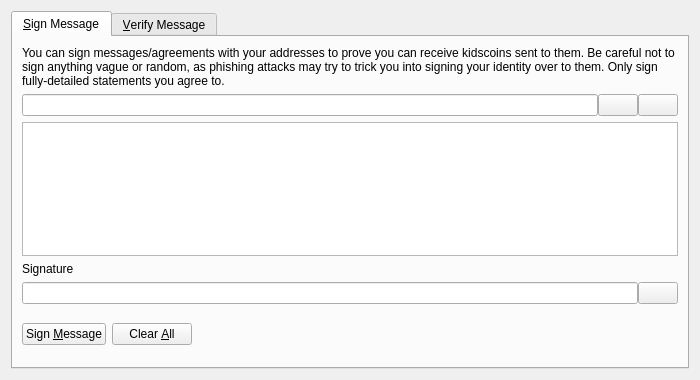
<?xml version="1.0" encoding="UTF-8"?>
<ui version="4.0">
 <class>SignVerifyMessageDialog</class>
 <widget class="QDialog" name="SignVerifyMessageDialog">
  <property name="geometry">
   <rect>
    <x>0</x>
    <y>0</y>
    <width>700</width>
    <height>380</height>
   </rect>
  </property>
  <property name="windowTitle">
   <string>Signatures - Sign / Verify a Message</string>
  </property>
  <property name="modal">
   <bool>true</bool>
  </property>
  <layout class="QVBoxLayout" name="verticalLayout">
   <item>
    <widget class="QTabWidget" name="tabWidget">
     <property name="currentIndex">
      <number>0</number>
     </property>
     <widget class="QWidget" name="tabSignMessage">
      <attribute name="title">
       <string>&amp;Sign Message</string>
      </attribute>
      <layout class="QVBoxLayout" name="verticalLayout_SM">
       <item>
        <widget class="QLabel" name="infoLabel_SM">
         <property name="text">
          <string>You can sign messages/agreements with your addresses to prove you can receive kidscoins sent to them. Be careful not to sign anything vague or random, as phishing attacks may try to trick you into signing your identity over to them. Only sign fully-detailed statements you agree to.</string>
         </property>
         <property name="textFormat">
          <enum>Qt::PlainText</enum>
         </property>
         <property name="wordWrap">
          <bool>true</bool>
         </property>
        </widget>
       </item>
       <item>
        <layout class="QHBoxLayout" name="horizontalLayout_1_SM">
         <property name="spacing">
          <number>0</number>
         </property>
         <item>
          <widget class="QValidatedLineEdit" name="addressIn_SM">
           <property name="toolTip">
            <string>The KidsCoin address to sign the message with</string>
           </property>
          </widget>
         </item>
         <item>
          <widget class="QPushButton" name="addressBookButton_SM">
           <property name="toolTip">
            <string>Choose previously used address</string>
           </property>
           <property name="text">
            <string/>
           </property>
           <property name="icon">
            <iconset resource="../bitcoin.qrc">
             <normaloff>:/icons/address-book</normaloff>:/icons/address-book</iconset>
           </property>
           <property name="shortcut">
            <string>Alt+A</string>
           </property>
           <property name="autoDefault">
            <bool>false</bool>
           </property>
          </widget>
         </item>
         <item>
          <widget class="QPushButton" name="pasteButton_SM">
           <property name="toolTip">
            <string>Paste address from clipboard</string>
           </property>
           <property name="text">
            <string/>
           </property>
           <property name="icon">
            <iconset resource="../bitcoin.qrc">
             <normaloff>:/icons/editpaste</normaloff>:/icons/editpaste</iconset>
           </property>
           <property name="shortcut">
            <string>Alt+P</string>
           </property>
           <property name="autoDefault">
            <bool>false</bool>
           </property>
          </widget>
         </item>
        </layout>
       </item>
       <item>
        <widget class="QPlainTextEdit" name="messageIn_SM">
         <property name="toolTip">
          <string>Enter the message you want to sign here</string>
         </property>
        </widget>
       </item>
       <item>
        <widget class="QLabel" name="signatureLabel_SM">
         <property name="text">
          <string>Signature</string>
         </property>
         <property name="textFormat">
          <enum>Qt::PlainText</enum>
         </property>
        </widget>
       </item>
       <item>
        <layout class="QHBoxLayout" name="horizontalLayout_2_SM">
         <property name="spacing">
          <number>0</number>
         </property>
         <item>
          <widget class="QLineEdit" name="signatureOut_SM">
           <property name="font">
            <font>
             <italic>true</italic>
            </font>
           </property>
           <property name="readOnly">
            <bool>true</bool>
           </property>
          </widget>
         </item>
         <item>
          <widget class="QPushButton" name="copySignatureButton_SM">
           <property name="toolTip">
            <string>Copy the current signature to the system clipboard</string>
           </property>
           <property name="text">
            <string/>
           </property>
           <property name="icon">
            <iconset resource="../bitcoin.qrc">
             <normaloff>:/icons/editcopy</normaloff>:/icons/editcopy</iconset>
           </property>
           <property name="autoDefault">
            <bool>false</bool>
           </property>
          </widget>
         </item>
        </layout>
       </item>
       <item>
        <layout class="QHBoxLayout" name="horizontalLayout_3_SM">
         <item>
          <widget class="QPushButton" name="signMessageButton_SM">
           <property name="toolTip">
            <string>Sign the message to prove you own this KidsCoin address</string>
           </property>
           <property name="text">
            <string>Sign &amp;Message</string>
           </property>
           <property name="icon">
            <iconset resource="../bitcoin.qrc">
             <normaloff>:/icons/edit</normaloff>:/icons/edit</iconset>
           </property>
           <property name="autoDefault">
            <bool>false</bool>
           </property>
          </widget>
         </item>
         <item>
          <widget class="QPushButton" name="clearButton_SM">
           <property name="toolTip">
            <string>Reset all sign message fields</string>
           </property>
           <property name="text">
            <string>Clear &amp;All</string>
           </property>
           <property name="icon">
            <iconset resource="../bitcoin.qrc">
             <normaloff>:/icons/remove</normaloff>:/icons/remove</iconset>
           </property>
           <property name="autoDefault">
            <bool>false</bool>
           </property>
          </widget>
         </item>
         <item>
          <spacer name="horizontalSpacer_1_SM">
           <property name="orientation">
            <enum>Qt::Horizontal</enum>
           </property>
           <property name="sizeHint" stdset="0">
            <size>
             <width>40</width>
             <height>48</height>
            </size>
           </property>
          </spacer>
         </item>
         <item>
          <widget class="QLabel" name="statusLabel_SM">
           <property name="font">
            <font>
             <weight>75</weight>
             <bold>true</bold>
            </font>
           </property>
           <property name="text">
            <string/>
           </property>
           <property name="wordWrap">
            <bool>true</bool>
           </property>
          </widget>
         </item>
         <item>
          <spacer name="horizontalSpacer_2_SM">
           <property name="orientation">
            <enum>Qt::Horizontal</enum>
           </property>
           <property name="sizeHint" stdset="0">
            <size>
             <width>40</width>
             <height>48</height>
            </size>
           </property>
          </spacer>
         </item>
        </layout>
       </item>
      </layout>
     </widget>
     <widget class="QWidget" name="tabVerifyMessage">
      <attribute name="title">
       <string>&amp;Verify Message</string>
      </attribute>
      <layout class="QVBoxLayout" name="verticalLayout_VM">
       <item>
        <widget class="QLabel" name="infoLabel_VM">
         <property name="text">
          <string>Enter the receiver's address, message (ensure you copy line breaks, spaces, tabs, etc. exactly) and signature below to verify the message. Be careful not to read more into the signature than what is in the signed message itself, to avoid being tricked by a man-in-the-middle attack. Note that this only proves the signing party receives with the address, it cannot prove sendership of any transaction!</string>
         </property>
         <property name="textFormat">
          <enum>Qt::PlainText</enum>
         </property>
         <property name="alignment">
          <set>Qt::AlignLeading|Qt::AlignLeft|Qt::AlignTop</set>
         </property>
         <property name="wordWrap">
          <bool>true</bool>
         </property>
        </widget>
       </item>
       <item>
        <layout class="QHBoxLayout" name="horizontalLayout_1_VM">
         <property name="spacing">
          <number>0</number>
         </property>
         <item>
          <widget class="QValidatedLineEdit" name="addressIn_VM">
           <property name="toolTip">
            <string>The KidsCoin address the message was signed with</string>
           </property>
          </widget>
         </item>
         <item>
          <widget class="QPushButton" name="addressBookButton_VM">
           <property name="toolTip">
            <string>Choose previously used address</string>
           </property>
           <property name="text">
            <string/>
           </property>
           <property name="icon">
            <iconset resource="../bitcoin.qrc">
             <normaloff>:/icons/address-book</normaloff>:/icons/address-book</iconset>
           </property>
           <property name="shortcut">
            <string>Alt+A</string>
           </property>
           <property name="autoDefault">
            <bool>false</bool>
           </property>
          </widget>
         </item>
        </layout>
       </item>
       <item>
        <widget class="QPlainTextEdit" name="messageIn_VM"/>
       </item>
       <item>
        <widget class="QValidatedLineEdit" name="signatureIn_VM"/>
       </item>
       <item>
        <layout class="QHBoxLayout" name="horizontalLayout_2_VM">
         <item>
          <widget class="QPushButton" name="verifyMessageButton_VM">
           <property name="toolTip">
            <string>Verify the message to ensure it was signed with the specified KidsCoin address</string>
           </property>
           <property name="text">
            <string>Verify &amp;Message</string>
           </property>
           <property name="icon">
            <iconset resource="../bitcoin.qrc">
             <normaloff>:/icons/transaction_0</normaloff>:/icons/transaction_0</iconset>
           </property>
           <property name="autoDefault">
            <bool>false</bool>
           </property>
          </widget>
         </item>
         <item>
          <widget class="QPushButton" name="clearButton_VM">
           <property name="toolTip">
            <string>Reset all verify message fields</string>
           </property>
           <property name="text">
            <string>Clear &amp;All</string>
           </property>
           <property name="icon">
            <iconset resource="../bitcoin.qrc">
             <normaloff>:/icons/remove</normaloff>:/icons/remove</iconset>
           </property>
           <property name="autoDefault">
            <bool>false</bool>
           </property>
          </widget>
         </item>
         <item>
          <spacer name="horizontalSpacer_1_VM">
           <property name="orientation">
            <enum>Qt::Horizontal</enum>
           </property>
           <property name="sizeHint" stdset="0">
            <size>
             <width>40</width>
             <height>48</height>
            </size>
           </property>
          </spacer>
         </item>
         <item>
          <widget class="QLabel" name="statusLabel_VM">
           <property name="font">
            <font>
             <weight>75</weight>
             <bold>true</bold>
            </font>
           </property>
           <property name="text">
            <string/>
           </property>
           <property name="wordWrap">
            <bool>true</bool>
           </property>
          </widget>
         </item>
         <item>
          <spacer name="horizontalSpacer_2_VM">
           <property name="orientation">
            <enum>Qt::Horizontal</enum>
           </property>
           <property name="sizeHint" stdset="0">
            <size>
             <width>40</width>
             <height>48</height>
            </size>
           </property>
          </spacer>
         </item>
        </layout>
       </item>
      </layout>
     </widget>
    </widget>
   </item>
  </layout>
 </widget>
 <customwidgets>
  <customwidget>
   <class>QValidatedLineEdit</class>
   <extends>QLineEdit</extends>
   <header>qt/qvalidatedlineedit.h</header>
  </customwidget>
 </customwidgets>
 <resources>
  <include location="../bitcoin.qrc"/>
 </resources>
 <connections/>
</ui>
